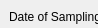
      <widget class="QWidget" name="spc_exp_56">
       <property name="geometry">
        <rect>
         <x>0</x>
         <y>0</y>
         <width>98</width>
         <height>28</height>
        </rect>
       </property>
       <attribute name="label">
        <string>Experiment Info</string>
       </attribute>
       <widget class="QWidget" name="verticalLayoutWidget_9">
        <property name="geometry">
         <rect>
          <x>9</x>
          <y>10</y>
          <width>221</width>
          <height>691</height>
         </rect>
        </property>
        <layout class="QVBoxLayout" name="verticalLayout_18">
         <item>
          <widget class="QLabel" name="label_340">
           <property name="sizePolicy">
            <sizepolicy hsizetype="Preferred" vsizetype="Maximum">
             <horstretch>0</horstretch>
             <verstretch>0</verstretch>
            </sizepolicy>
           </property>
           <property name="text">
            <string>Date of Sampling</string>
           </property>
          </widget>
         </item>
         <item>
          <widget class="QDateEdit" name="spc_exp_57">
           <property name="displayFormat">
            <string>d/M/yyyy</string>
           </property>
          </widget>
         </item>
         <item>
          <spacer name="verticalSpacer_41">
           <property name="orientation">
            <enum>Qt::Vertical</enum>
           </property>
           <property name="sizeType">
            <enum>QSizePolicy::Fixed</enum>
           </property>
           <property name="sizeHint" stdset="0">
            <size>
             <width>20</width>
             <height>40</height>
            </size>
           </property>
          </spacer>
         </item>
         <item>
          <widget class="QLabel" name="label_341">
           <property name="sizePolicy">
            <sizepolicy hsizetype="Preferred" vsizetype="Maximum">
             <horstretch>0</horstretch>
             <verstretch>0</verstretch>
            </sizepolicy>
           </property>
           <property name="text">
            <string>Date of Testing</string>
           </property>
          </widget>
         </item>
         <item>
          <widget class="QDateEdit" name="spc_exp_58">
           <property name="displayFormat">
            <string>d/M/yyyy</string>
           </property>
          </widget>
         </item>
         <item>
          <spacer name="verticalSpacer_42">
           <property name="orientation">
            <enum>Qt::Vertical</enum>
           </property>
           <property name="sizeType">
            <enum>QSizePolicy::Fixed</enum>
           </property>
           <property name="sizeHint" stdset="0">
            <size>
             <width>20</width>
             <height>40</height>
            </size>
           </property>
          </spacer>
         </item>
         <item>
          <layout class="QFormLayout" name="formLayout_9">
           <property name="rowWrapPolicy">
            <enum>QFormLayout::DontWrapRows</enum>
           </property>
           <property name="verticalSpacing">
            <number>6</number>
           </property>
           <property name="topMargin">
            <number>0</number>
           </property>
           <item row="0" column="0">
            <widget class="QLabel" name="label_342">
             <property name="text">
              <string>Sample no.</string>
             </property>
            </widget>
           </item>
           <item row="0" column="1">
            <widget class="QSpinBox" name="spc_exp_59"/>
           </item>
           <item row="2" column="0">
            <widget class="QLabel" name="label_343">
             <property name="text">
              <string>Source of Material</string>
             </property>
            </widget>
           </item>
           <item row="2" column="1">
            <widget class="QLineEdit" name="spc_exp_60"/>
           </item>
           <item row="4" column="0">
            <widget class="QLabel" name="label_344">
             <property name="text">
              <string>Type of Material</string>
             </property>
            </widget>
           </item>
           <item row="4" column="1">
            <widget class="QLineEdit" name="spc_exp_61"/>
           </item>
           <item row="6" column="0">
            <widget class="QLabel" name="label_345">
             <property name="text">
              <string>Sample At</string>
             </property>
            </widget>
           </item>
           <item row="6" column="1">
            <widget class="QLineEdit" name="spc_exp_62"/>
           </item>
           <item row="1" column="1">
            <spacer name="verticalSpacer_43">
             <property name="orientation">
              <enum>Qt::Vertical</enum>
             </property>
             <property name="sizeType">
              <enum>QSizePolicy::Fixed</enum>
             </property>
             <property name="sizeHint" stdset="0">
              <size>
               <width>20</width>
               <height>40</height>
              </size>
             </property>
            </spacer>
           </item>
           <item row="3" column="1">
            <spacer name="verticalSpacer_44">
             <property name="orientation">
              <enum>Qt::Vertical</enum>
             </property>
             <property name="sizeType">
              <enum>QSizePolicy::Fixed</enum>
             </property>
             <property name="sizeHint" stdset="0">
              <size>
               <width>20</width>
               <height>40</height>
              </size>
             </property>
            </spacer>
           </item>
           <item row="5" column="1">
            <spacer name="verticalSpacer_45">
             <property name="orientation">
              <enum>Qt::Vertical</enum>
             </property>
             <property name="sizeType">
              <enum>QSizePolicy::Fixed</enum>
             </property>
             <property name="sizeHint" stdset="0">
              <size>
               <width>20</width>
               <height>40</height>
              </size>
             </property>
            </spacer>
           </item>
          </layout>
         </item>
        </layout>
       </widget>
      </widget>
